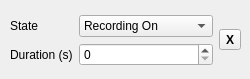
<?xml version="1.0" encoding="UTF-8"?>
<ui version="4.0">
 <class>StateConfigBox</class>
 <widget class="QWidget" name="StateConfigBox">
  <property name="geometry">
   <rect>
    <x>0</x>
    <y>0</y>
    <width>250</width>
    <height>79</height>
   </rect>
  </property>
  <property name="windowTitle">
   <string>StateConfigBox</string>
  </property>
  <widget class="QWidget" name="horizontalLayoutWidget_2">
   <property name="geometry">
    <rect>
     <x>0</x>
     <y>0</y>
     <width>251</width>
     <height>80</height>
    </rect>
   </property>
   <layout class="QHBoxLayout" name="stateLayout">
    <property name="leftMargin">
     <number>10</number>
    </property>
    <property name="topMargin">
     <number>10</number>
    </property>
    <property name="rightMargin">
     <number>10</number>
    </property>
    <property name="bottomMargin">
     <number>10</number>
    </property>
    <item>
     <layout class="QFormLayout" name="stateForm">
      <property name="formAlignment">
       <set>Qt::AlignLeading|Qt::AlignLeft|Qt::AlignVCenter</set>
      </property>
      <item row="0" column="0">
       <widget class="QLabel" name="stateLabel">
        <property name="text">
         <string>State</string>
        </property>
       </widget>
      </item>
      <item row="0" column="1">
       <widget class="QComboBox" name="stateComboBox">
        <item>
         <property name="text">
          <string>Recording On</string>
         </property>
        </item>
        <item>
         <property name="text">
          <string>Odorant On</string>
         </property>
        </item>
        <item>
         <property name="text">
          <string>Recording Off</string>
         </property>
        </item>
       </widget>
      </item>
      <item row="1" column="0">
       <widget class="QLabel" name="durationLabel">
        <property name="text">
         <string>Duration (s)</string>
        </property>
       </widget>
      </item>
      <item row="1" column="1">
       <widget class="QSpinBox" name="durationSpinBox">
        <property name="maximum">
         <number>999999999</number>
        </property>
       </widget>
      </item>
     </layout>
    </item>
    <item>
     <widget class="QToolButton" name="deleteState">
      <property name="font">
       <font>
        <bold>true</bold>
       </font>
      </property>
      <property name="text">
       <string>X</string>
      </property>
     </widget>
    </item>
   </layout>
  </widget>
 </widget>
 <layoutdefault spacing="6" margin="11"/>
 <resources/>
 <connections/>
</ui>
